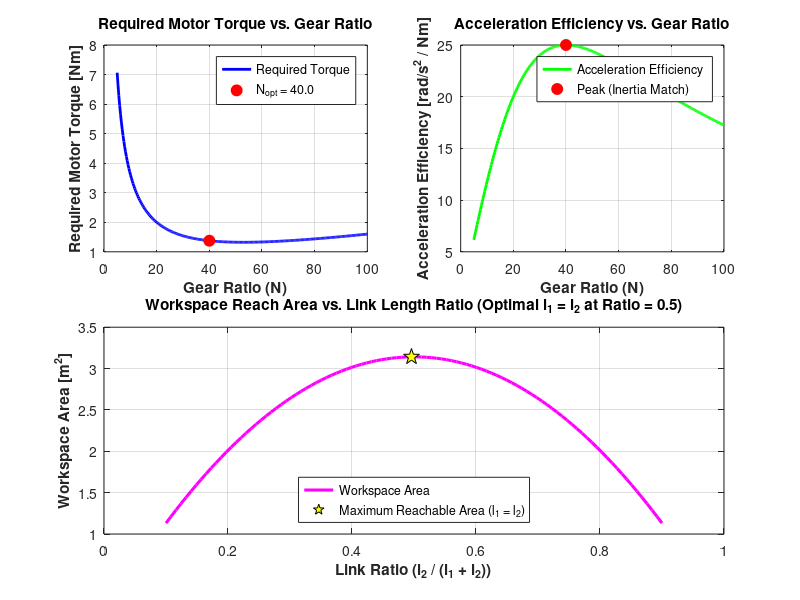

Recreate this plot in MATLAB.
%% [Ch8] 기구 설계 및 액추에이터 사이징 (Mechanism Design & Sizing)
% =========================================================================
% 설명:
%   본 스크립트는 로봇 매니퓰레이터 설계 시 고려해야 할 핵심 요소인
%   모터 및 감속기(Gear Ratio N) 관성 매칭(Inertia Matching),
%   부하에 따른 모터 요구 토크 사이징 곡선, 링크 길이 비율에 따른
%   작업 공간(Workspace) 면적 및 가조작성 최적화 설계를 다룹니다.
%
% 주요 학습 내용:
%   1. 감속비 N에 따른 모터 축 등가 관성: J_eq = J_m + J_L / N^2
%   2. 관성 매칭 조건: 부하 가속도를 최대화하는 최적 감속비 N_opt = sqrt(J_L / J_m)
%   3. 모터 요구 토크 tau_m = tau_L / N + (J_m + J_L / N^2) * N * theta_ddot
%   4. 링크 길이 비율 (l2 / l1)에 따른 2링크 로봇 작업 영역 및 Dexterous Area 비교
% =========================================================================

clc; clear; close all;

fprintf('=================================================================\n');
fprintf('  [Ch8] 로봇 기구 설계 및 모터/감속기 사이징 시뮬레이션\n');
fprintf('=================================================================\n\n');

%% 1. 모터 및 부하 파라미터 정의
J_m = 0.0005;    % 모터 로터 자체 관성모멘트 [kg*m^2]
J_L = 0.8;       % 로봇 링크 및 페이로드 부하 관성모멘트 [kg*m^2]
tau_L = 15.0;    % 정적 부하 토크 (중력, 마찰) [Nm]
theta_L_dd = 25; % 요구 부하 각가속도 [rad/s^2]

%% 2. 관성 매칭(Inertia Matching) 최적 감속비 계산
% N_opt = sqrt(J_L / J_m)
N_opt = sqrt(J_L / J_m);

fprintf('[1] 관성 매칭 분석:\n');
fprintf(' - 모터 로터 관성 J_m: %.6f kg*m^2\n', J_m);
fprintf(' - 부하 관성 J_L:       %.4f kg*m^2\n', J_L);
fprintf(' - 최적 관성 매칭 감속비 N_opt: %.2f : 1\n\n', N_opt);

%% 3. 감속비 N에 따른 모터 요구 토크 및 부하 가속 성능 분석
N_range = linspace(5, 100, 300);

% 모터 축에서 바라본 요구 토크
% tau_m = tau_L / N + (J_m * N + J_L / N) * theta_L_dd
tau_motor = (tau_L ./ N_range) + (J_m .* N_range + J_L ./ N_range) * theta_L_dd;

% 단위 모터 토크 당 부하 가속도 (가속 성능 효율)
acc_eff = N_range ./ (J_m .* N_range.^2 + J_L);

%% 4. 링크 길이 비율(l2 / l1)에 따른 작업 공간 최적화 분석
L_total = 1.0; % 총 링크 길이 고정 (l1 + l2 = 1.0 m)
r_ratio = linspace(0.1, 0.9, 100);
ws_area = zeros(size(r_ratio));

for k = 1:length(r_ratio)
    l1_k = L_total * (1 - r_ratio(k));
    l2_k = L_total * r_ratio(k);
    
    r_outer = l1_k + l2_k;
    r_inner = abs(l1_k - l2_k);
    
    % 평면 도넛형 작업 공간 면적: Area = pi * (r_outer^2 - r_inner^2)
    ws_area(k) = pi * (r_outer^2 - r_inner^2);
end

%% 5. 시각화 (Figure 1 & 2)
figure('Name', 'Ch8: Mechanism Sizing & Inertia Matching', 'NumberTitle', 'off', ...
       'Color', 'w', 'Position', [120, 80, 1000, 650]);

% (1) 감속비에 따른 모터 요구 토크 곡선
subplot(2, 2, 1);
plot(N_range, tau_motor, 'b-', 'LineWidth', 2);
hold on; grid on;
plot(N_opt, (tau_L / N_opt) + (J_m * N_opt + J_L / N_opt) * theta_L_dd, 'ro', ...
     'MarkerSize', 8, 'MarkerFaceColor', 'r');
xlabel('Gear Ratio (N)', 'FontWeight', 'bold');
ylabel('Required Motor Torque [Nm]', 'FontWeight', 'bold');
title('Required Motor Torque vs. Gear Ratio', 'FontSize', 11, 'FontWeight', 'bold');
legend('Required Torque', sprintf('N_{opt} = %.1f', N_opt), 'Location', 'best');

% (2) 단위 토크당 가속 효율 곡선 (관성 매칭 최적점)
subplot(2, 2, 2);
plot(N_range, acc_eff, 'g-', 'LineWidth', 2);
hold on; grid on;
plot(N_opt, N_opt / (J_m * N_opt^2 + J_L), 'ro', ...
     'MarkerSize', 8, 'MarkerFaceColor', 'r');
xlabel('Gear Ratio (N)', 'FontWeight', 'bold');
ylabel('Acceleration Efficiency [rad/s^2 / Nm]', 'FontWeight', 'bold');
title('Acceleration Efficiency vs. Gear Ratio', 'FontSize', 11, 'FontWeight', 'bold');
legend('Acceleration Efficiency', 'Peak (Inertia Match)', 'Location', 'best');

% (3) 링크 길이 비율에 따른 작업 공간 면적
subplot(2, 2, [3, 4]);
plot(r_ratio, ws_area, 'm-', 'LineWidth', 2.2);
hold on; grid on;
[max_area, max_idx] = max(ws_area);
plot(r_ratio(max_idx), max_area, 'kp', 'MarkerSize', 12, 'MarkerFaceColor', 'y');
xlabel('Link Ratio (l_2 / (l_1 + l_2))', 'FontWeight', 'bold');
ylabel('Workspace Area [m^2]', 'FontWeight', 'bold');
title(sprintf('Workspace Reach Area vs. Link Length Ratio (Optimal l_1 = l_2 at Ratio = 0.5)'), ...
      'FontSize', 11, 'FontWeight', 'bold');
legend('Workspace Area', 'Maximum Reachable Area (l_1 = l_2)', 'Location', 'south');

fprintf(' 기구 설계 및 사이징 해석 완료.\n');
